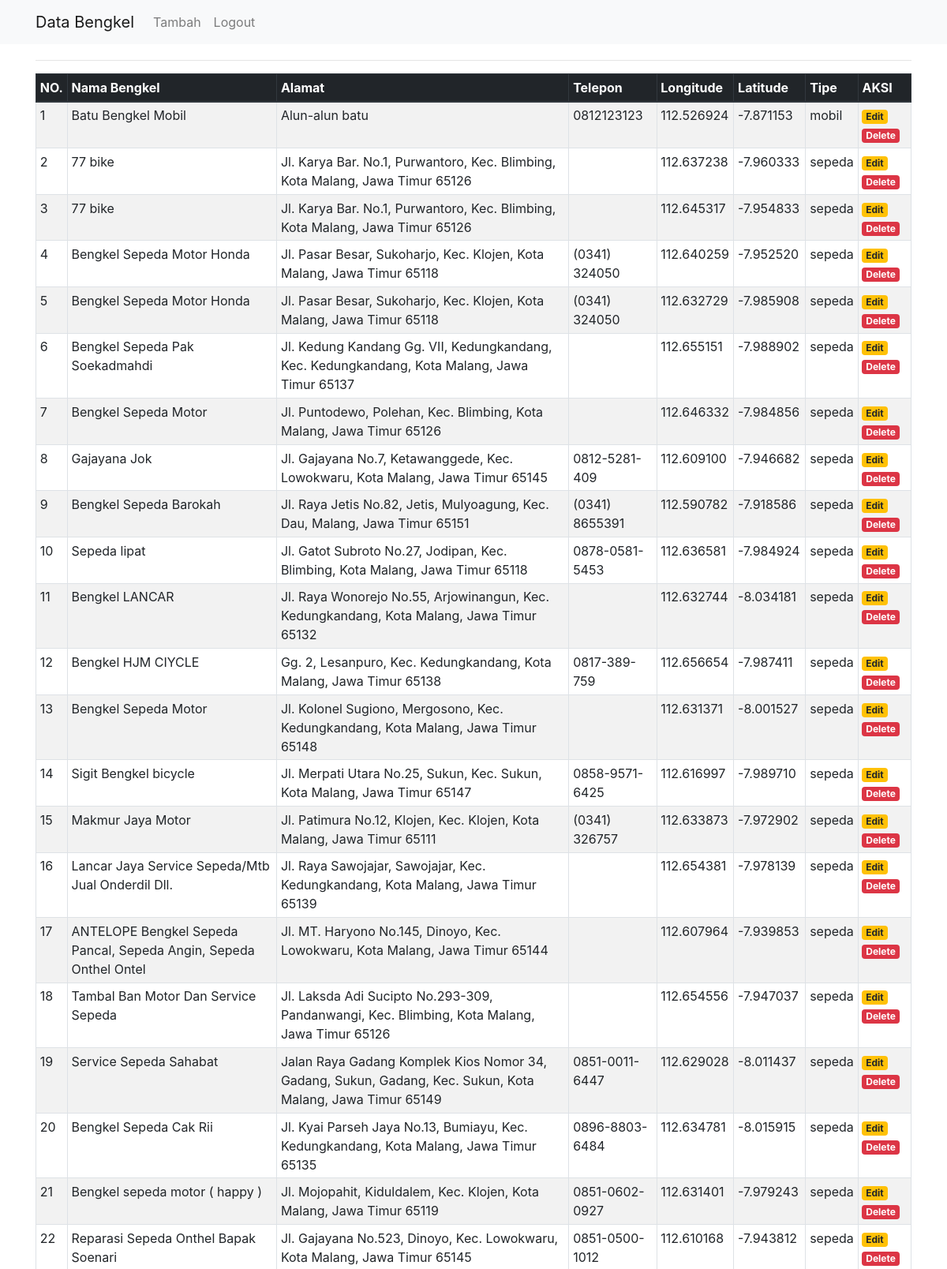
The app's page /admin.php (upper part) with its own data.
### tables this page shows
CREATE TABLE `datasemuabengkel` (
  `id_bengkel` int(11) NOT NULL,
  `nama` varchar(255) NOT NULL,
  `alamat` varchar(255) NOT NULL,
  `telepon` varchar(255) DEFAULT NULL,
  `website` varchar(255) DEFAULT NULL,
  `latitude` float(10,6) NOT NULL,
  `longitude` float(10,6) NOT NULL,
  `tipe` varchar(255) NOT NULL
);

### admin.php (the view, shortened to what this page needs)
<?php
include('koneksi.php');
?>
<!DOCTYPE html>
<html>
<head>
<link href="https://cdn.datatables.net/1.10.18/css/dataTables.bootstrap4.min.css" rel="stylesheet">
	<link rel="stylesheet" href="https://stackpath.bootstrapcdn.com/bootstrap/4.1.3/css/bootstrap.min.css">
</head>
<body>
	<nav class="navbar navbar-expand-lg navbar-light bg-light">
		<div class="container">
		<a class="navbar-brand" href="admin.php">Data Bengkel</a>
			<div class="collapse navbar-collapse" id="navbarSupportedContent">
				<ul class="navbar-nav mr-auto">
					<li class="nav-item">
						<a class="nav-link" href="tambah.php">Tambah</a>
					</li>
					<li class="nav-item">
						<a class="nav-link" href="logout.php">Logout</a>
					</li>
				</ul>
			</div>
		</div>
	</nav>
	<div class="container" style="margin-top:20px">
		<hr>
		<table class="table table-striped table-hover table-sm table-bordered">
			<thead class="thead-dark">
				<tr>
					<th>NO.</th>
					<th>Nama Bengkel</th>
                    <th>Alamat</th>
                    <th>Telepon</th>
                    <th>Longitude</th>
                    <th>Latitude</th>
                    <th>Tipe</th>
					<th>AKSI</th>
				</tr>
			</thead>
			<tbody>
				<?php
				$sql = mysqli_query($con, "SELECT * FROM datasemuabengkel ORDER BY id_bengkel DESC") or die(mysqli_error($con));
				if(mysqli_num_rows($sql) > 0){
					$no = 1;
					while($data = mysqli_fetch_assoc($sql)){
						echo '
						<tr>
							<td>'.$no.'</td>
							<td>' . $data['nama'] . '</td>
							<td>' . $data['alamat'] . '</td>
							<td>' . $data['telepon'] . '</td>
							<td>' . $data['longitude'] . '</td>
                            <td>' . $data['latitude'] . '</td>
                            <td>' . $data['tipe'] . '</td>
							<td>
								<a href="edit.php?id_edit='.$data['id_bengkel'].'" class="badge badge-warning">Edit</a>
								<a href="delete.php?id_del='.$data['id_bengkel'].'" class="badge badge-danger" onclick="return confirm(\'Yakin ingin menghapus data ini?\')">Delete</a>
							</td>
						</tr>
						';
						$no++;
					}
				}else{
					echo '
					<tr>
						<td colspan="6">Tidak ada data.</td>
					</tr>
					';
				}
				?>
		</table>
	</div>
</body>
</html>

### records on screen
datasemuabengkel: nama "Batu Bengkel Mobil", alamat "Alun-alun batu", telepon "0812123123", longitude "112.526924", latitude "-7.871153", tipe "mobil"
datasemuabengkel: nama "77 bike", alamat "Jl. Karya Bar. No.1, Purwantoro, Kec. Blimbing, Kota Malang, Jawa Timur 65126", longitude "112.637238", latitude "-7.960333", tipe "sepeda"
datasemuabengkel: nama "77 bike", alamat "Jl. Karya Bar. No.1, Purwantoro, Kec. Blimbing, Kota Malang, Jawa Timur 65126", longitude "112.645317", latitude "-7.954833", tipe "sepeda"
datasemuabengkel: nama "Bengkel Sepeda Motor Honda", alamat "Jl. Pasar Besar, Sukoharjo, Kec. Klojen, Kota Malang, Jawa Timur 65118", telepon "(0341) 324050", longitude "112.640259", latitude "-7.952520", tipe "sepeda"
datasemuabengkel: nama "Bengkel Sepeda Motor Honda", alamat "Jl. Pasar Besar, Sukoharjo, Kec. Klojen, Kota Malang, Jawa Timur 65118", telepon "(0341) 324050", longitude "112.632729", latitude "-7.985908", tipe "sepeda"
datasemuabengkel: nama "Bengkel Sepeda Pak Soekadmahdi", alamat "Jl. Kedung Kandang Gg. VII, Kedungkandang, Kec. Kedungkandang, Kota Malang, Jawa Timur 65137", longitude "112.655151", latitude "-7.988902", tipe "sepeda"
datasemuabengkel: nama "Bengkel Sepeda Motor", alamat "Jl. Puntodewo, Polehan, Kec. Blimbing, Kota Malang, Jawa Timur 65126", longitude "112.646332", latitude "-7.984856", tipe "sepeda"
datasemuabengkel: nama "Gajayana Jok", alamat "Jl. Gajayana No.7, Ketawanggede, Kec. Lowokwaru, Kota Malang, Jawa Timur 65145", telepon "0812-5281-409", longitude "112.609100", latitude "-7.946682", tipe "sepeda"
datasemuabengkel: nama "Bengkel Sepeda Barokah", alamat "Jl. Raya Jetis No.82, Jetis, Mulyoagung, Kec. Dau, Malang, Jawa Timur 65151", telepon "(0341) 8655391", longitude "112.590782", latitude "-7.918586", tipe "sepeda"
datasemuabengkel: nama "Sepeda lipat", alamat "Jl. Gatot Subroto No.27, Jodipan, Kec. Blimbing, Kota Malang, Jawa Timur 65118", telepon "0878-0581-5453", longitude "112.636581", latitude "-7.984924", tipe "sepeda"
datasemuabengkel: nama "Bengkel LANCAR", alamat "Jl. Raya Wonorejo No.55, Arjowinangun, Kec. Kedungkandang, Kota Malang, Jawa Timur 65132", longitude "112.632744", latitude "-8.034181", tipe "sepeda"
datasemuabengkel: nama "Bengkel HJM CIYCLE", alamat "Gg. 2, Lesanpuro, Kec. Kedungkandang, Kota Malang, Jawa Timur 65138", telepon "0817-389-759", longitude "112.656654", latitude "-7.987411", tipe "sepeda"
datasemuabengkel: nama "Bengkel Sepeda Motor", alamat "Jl. Kolonel Sugiono, Mergosono, Kec. Kedungkandang, Kota Malang, Jawa Timur 65148", longitude "112.631371", latitude "-8.001527", tipe "sepeda"
datasemuabengkel: nama "Sigit Bengkel bicycle", alamat "Jl. Merpati Utara No.25, Sukun, Kec. Sukun, Kota Malang, Jawa Timur 65147", telepon "0858-9571-6425", longitude "112.616997", latitude "-7.989710", tipe "sepeda"
datasemuabengkel: nama "Makmur Jaya Motor", alamat "Jl. Patimura No.12, Klojen, Kec. Klojen, Kota Malang, Jawa Timur 65111", telepon "(0341) 326757", longitude "112.633873", latitude "-7.972902", tipe "sepeda"
datasemuabengkel: nama "Lancar Jaya Service Sepeda/Mtb Jual Onderdil Dll.", alamat "Jl. Raya Sawojajar, Sawojajar, Kec. Kedungkandang, Kota Malang, Jawa Timur 65139", longitude "112.654381", latitude "-7.978139", tipe "sepeda"
datasemuabengkel: nama "ANTELOPE Bengkel Sepeda Pancal, Sepeda Angin, Sepeda Onthel Ontel", alamat "Jl. MT. Haryono No.145, Dinoyo, Kec. Lowokwaru, Kota Malang, Jawa Timur 65144", longitude "112.607964", latitude "-7.939853", tipe "sepeda"
datasemuabengkel: nama "Tambal Ban Motor Dan Service Sepeda", alamat "Jl. Laksda Adi Sucipto No.293-309, Pandanwangi, Kec. Blimbing, Kota Malang, Jawa Timur 65126", longitude "112.654556", latitude "-7.947037", tipe "sepeda"
datasemuabengkel: nama "Service Sepeda Sahabat", alamat "Jalan Raya Gadang Komplek Kios Nomor 34, Gadang, Sukun, Gadang, Kec. Sukun, Kota Malang, Jawa Timur 65149", telepon "0851-0011-6447", longitude "112.629028", latitude "-8.011437", tipe "sepeda"
datasemuabengkel: nama "Bengkel Sepeda Cak Rii", alamat "Jl. Kyai Parseh Jaya No.13, Bumiayu, Kec. Kedungkandang, Kota Malang, Jawa Timur 65135", telepon "0896-8803-6484", longitude "112.634781", latitude "-8.015915", tipe "sepeda"
datasemuabengkel: nama "Bengkel sepeda motor ( happy )", alamat "Jl. Mojopahit, Kiduldalem, Kec. Klojen, Kota Malang, Jawa Timur 65119", telepon "0851-0602-0927", longitude "112.631401", latitude "-7.979243", tipe "sepeda"
datasemuabengkel: nama "Reparasi Sepeda Onthel Bapak Soenari", alamat "Jl. Gajayana No.523, Dinoyo, Kec. Lowokwaru, Kota Malang, Jawa Timur 65145", telepon "0851-0500-1012", longitude "112.610168", latitude "-7.943812", tipe "sepeda"
